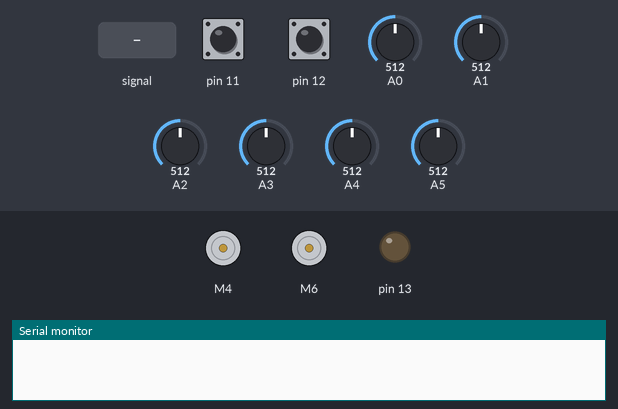
This sketch was run on a simulated Arduino Nano, built with avr-gcc and run on an emulated ATmega328P. Shown: 2 × DC motor (green arrow = forward, orange = backward, longer = faster), output pins drawn as LEDs (lit = HIGH), the last lines printed to the serial monitor. Inputs (shaded band) come from the test bench; at power-on: pin 11 HIGH, pin 12 HIGH, A1 = 512, A5 = 512, A0 = 512, A2 = 512, A3 = 512, A4 = 512.

Above: at 1.2 s.
1.3 s: pin 11 pulled LOW for 0.15 s
At 3.4 s:
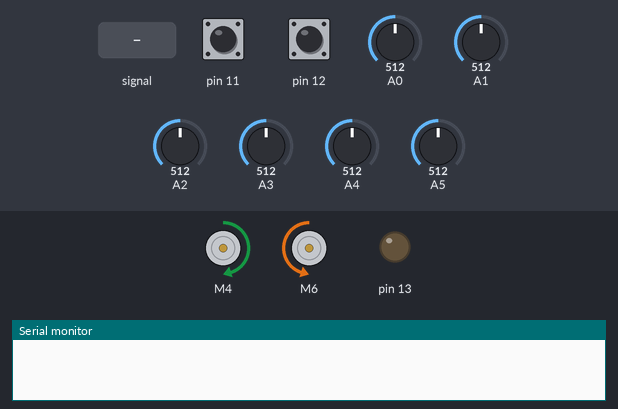
4.4 s: pin 12 pulled LOW for 0.15 s
At 5.9 s:
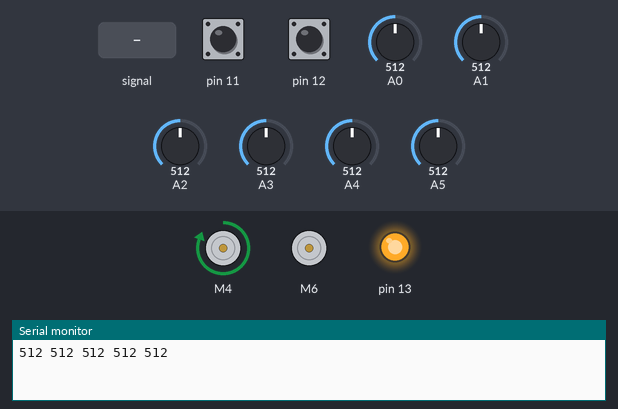
6.9 s: A1 set to 306
At 8.1 s:
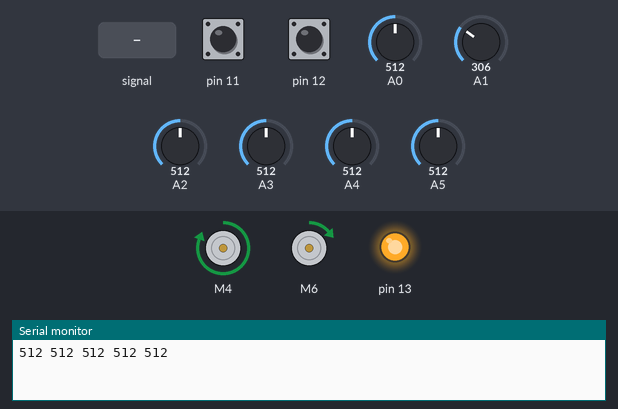
8.4 s: A5 set to 306
At 9.3 s:
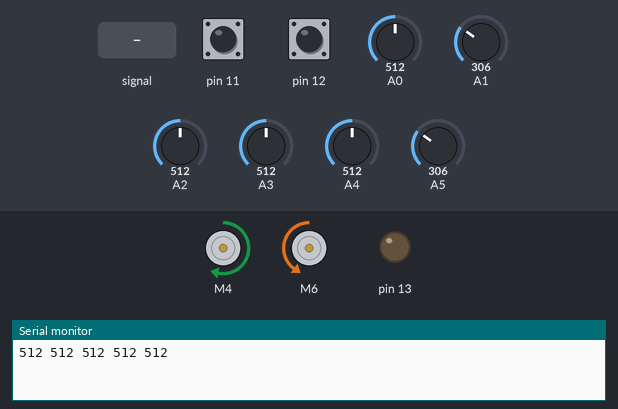
9.9 s: A5 set to 716
At 10.4 s:
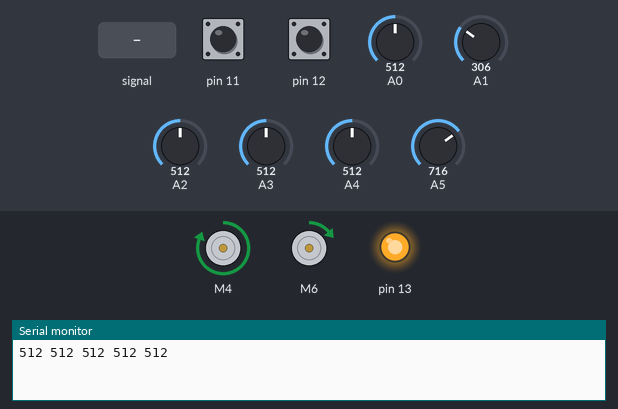
11.4 s: A1 fed a 2 Hz sine of ±306 counts around its level
At 11.87 s:
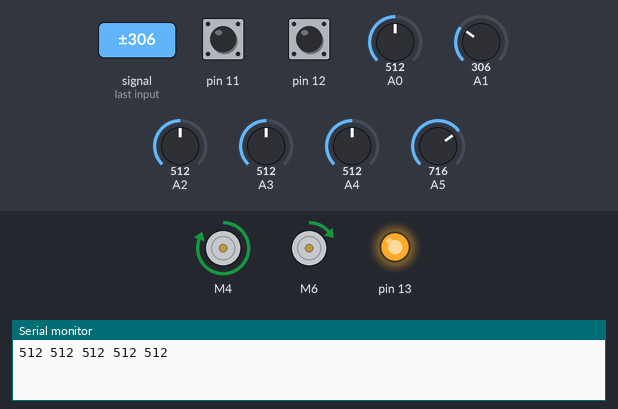
Timing chart, 0 to 15.4 s (numbered marks = the images above; inputs shaded):
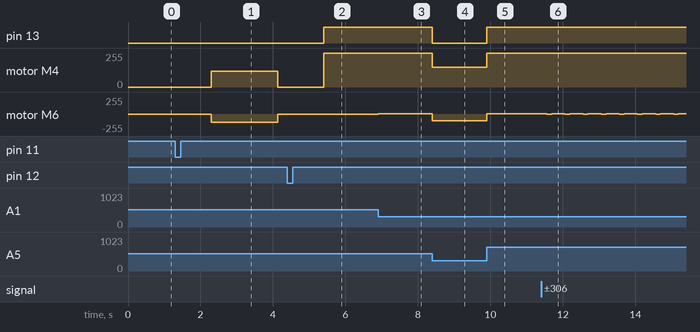

Measured:
- after the input at 1.3 s, motor M4: stopped → forward 120/255 after 1.0 s, → stopped 1.8 s later; motor M6: stopped → backward 120/255 after 1.0 s, → stopped 1.8 s later
- after the input at 4.4 s, pin 13: LOW → HIGH after 1.0 s; motor M4: stopped → forward 255/255 after 1.0 s
- after the input at 6.9 s, motor M6: stopped → forward 1/255 at once
- after the input at 8.4 s, pin 13: HIGH → LOW at once; motor M4: forward 255/255 → forward 150/255 at once; motor M6: forward 1/255 → backward 100/255 at once
- after the input at 9.9 s, pin 13: LOW → HIGH at once; motor M4: forward 150/255 → forward 255/255 at once; motor M6: backward 100/255 → forward 1/255 at once
- after the input at 11.4 s, motor M6: alternates forward 1/255 for 0.37 s and stopped for 0.13 s, starting after 0.16 s

The sketch:

PID_Line_Following_Code.ino
```cpp
//Line Follower Code with TB6612FNG Motor Driver

#ifndef cbi
#define cbi(sfr, bit) (_SFR_BYTE(sfr) &= ~_BV(bit))
#endif
#ifndef sbi
#define sbi(sfr, bit) (_SFR_BYTE(sfr) |= _BV(bit))
#endif

#include <SparkFun_TB6612.h>

//Enter Line Details
bool isBlackLine = 1;          //keep 1 in case of black line. In case of white line change this to 0
unsigned int lineThickness = 25;  //Enter line thickness in mm. Works best for thickness between 10 & 35
unsigned int numSensors = 5;      // Enter number of sensors as 5 or 7
bool brakeEnabled = 0;

#define AIN1 4
#define BIN1 6
#define AIN2 3
#define BIN2 7
#define PWMA 9
#define PWMB 10
#define STBY 5 // This PIN is given to 3v3 Pin of the Arduino Nano (You can give it to the D5 Pin too).

// these constants are used to allow you to make your motor configuration
// line up with function names like forward. Value can be 1 or -1
const int offsetA = 1;
const int offsetB = 1;

// Initializing motors. The library will allow you to initialize as many
// motors as you have memory for. If you are using functions like forward
// that take 2 motors as arguements you can either write new functions or
// call the function more than once.

Motor motor1 = Motor(AIN1, AIN2, PWMA, offsetA, STBY);
Motor motor2 = Motor(BIN1, BIN2, PWMB, offsetB, STBY);


int P, D, I, previousError, PIDvalue, error;
int lsp, rsp;
int lfSpeed = 150;
int currentSpeed = 100;

float Kp = 0.05;
float Kd = 1.5;
float Ki = 0;

int onLine = 1;
int minValues[5], maxValues[5], threshold[5], sensorValue[5], sensorArray[5];
bool brakeFlag = 0;

void setup() {
  sbi(ADCSRA, ADPS2);
  cbi(ADCSRA, ADPS1);
  cbi(ADCSRA, ADPS0);

  Serial.begin(9600);
  pinMode(11, INPUT_PULLUP);
  pinMode(12, INPUT_PULLUP);
  pinMode(13, OUTPUT);
  lineThickness = constrain(lineThickness, 10, 35);
}


void loop() {
  while (digitalRead(11)) {}
  delay(1000);
  calibrate();
  while (digitalRead(12)) {}
  delay(1000);

  while (1) {
    readLine();
    if (currentSpeed < lfSpeed) currentSpeed++;
    if (onLine == 1) {  //PID LINE FOLLOW
      linefollow();
      digitalWrite(13, HIGH);
      brakeFlag = 0;
    } else {
      digitalWrite(13, LOW);
      if (error > 0) {
        if (brakeEnabled == 1 && brakeFlag == 0) {
          motor1.drive(0);
          motor2.drive(0);
          delay(30);
        }
        motor1.drive(-100);
        motor2.drive(150);
        brakeFlag = 1;
      } else {
        if (brakeEnabled == 1 && brakeFlag == 0) {
          motor1.drive(0);
          motor2.drive(0);
          delay(30);
        }
        motor1.drive(150);
        motor2.drive(-100);
        brakeFlag = 1;
      }
    }
  }
}

void linefollow() {
  if (numSensors == 7) {
    error = (3 * sensorValue[0] + 2 * sensorValue[1] + sensorValue[2] - sensorValue[4] - 2 * sensorValue[5] - 3 * sensorValue[6]);
  }
  if (numSensors == 5) {
    error = (3 * sensorValue[1] + sensorValue[2] - sensorValue[4] - 3 * sensorValue[5]);
  }
  if (lineThickness > 22) {
    error = error * -1;
  }
  if (isBlackLine) {
    error = error * -1;
  }

  P = error;
  I = I + error;
  D = error - previousError;

  PIDvalue = (Kp * P) + (Ki * I) + (Kd * D);
  previousError = error;

  lsp = currentSpeed - PIDvalue;
  rsp = currentSpeed + PIDvalue;

  if (lsp > 255) {
    lsp = 255;
  }
  if (lsp < 0) {
    lsp = 0;
  }
  if (rsp > 255) {
    rsp = 255;
  }
  if (rsp < 0) {
    rsp = 0;
  }
  motor1.drive(lsp);
  motor2.drive(rsp);
}


void calibrate() {
  for (int i = 0; i < 5; i++) {
    minValues[i] = analogRead(i);
    maxValues[i] = analogRead(i);
  }

  for (int i = 0; i < 10000; i++) {
    motor1.drive(120);
    motor2.drive(-120);

    for (int i = 0; i < 5; i++) {
      if (analogRead(i) < minValues[i]) {
        minValues[i] = analogRead(i);
      }
      if (analogRead(i) > maxValues[i]) {
        maxValues[i] = analogRead(i);
      }
    }
  }

  for (int i = 0; i < 5; i++) {
    threshold[i] = (minValues[i] + maxValues[i]) / 2;
    Serial.print(threshold[i]);
    Serial.print(" ");
  }
  Serial.println();

  motor1.drive(0);
  motor2.drive(0);
}

void readLine() {
  onLine = 0;
  if (numSensors == 7) {
    for (int i = 0; i < 7; i++) {
      sensorValue[i] = map(analogRead(i), minValues[i], maxValues[i], 0, 1000);
      sensorValue[i] = constrain(sensorValue[i], 0, 1000);
      if (isBlackLine==1 && sensorValue[i] > 700) onLine = 1;
      if (isBlackLine==0 && sensorValue[i] < 700) onLine = 1;
    }
  }
  if (numSensors == 5) {
    for (int i = 1; i < 6; i++) {
      sensorValue[i] = map(analogRead(i), minValues[i], maxValues[i], 0, 1000);
      sensorValue[i] = constrain(sensorValue[i], 0, 1000);
      if (isBlackLine == 1 && sensorValue[i] > 700) onLine = 1;
      if (isBlackLine == 0 && sensorValue[i] < 700) onLine = 1;
    }
  }
}
```
